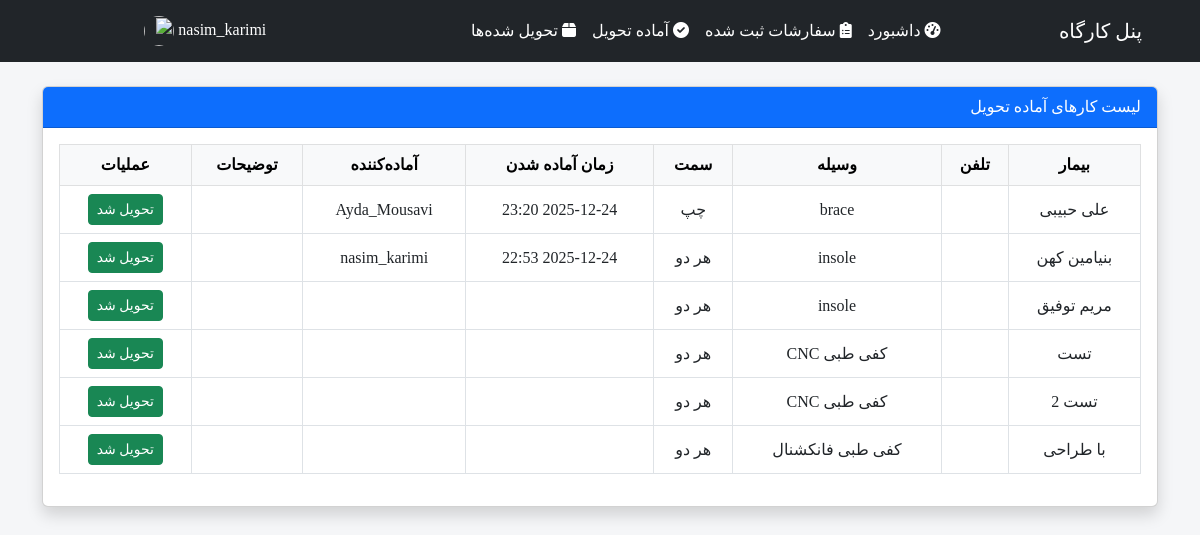
The page /reception/ready/ (signed in) on the database as committed earlier.
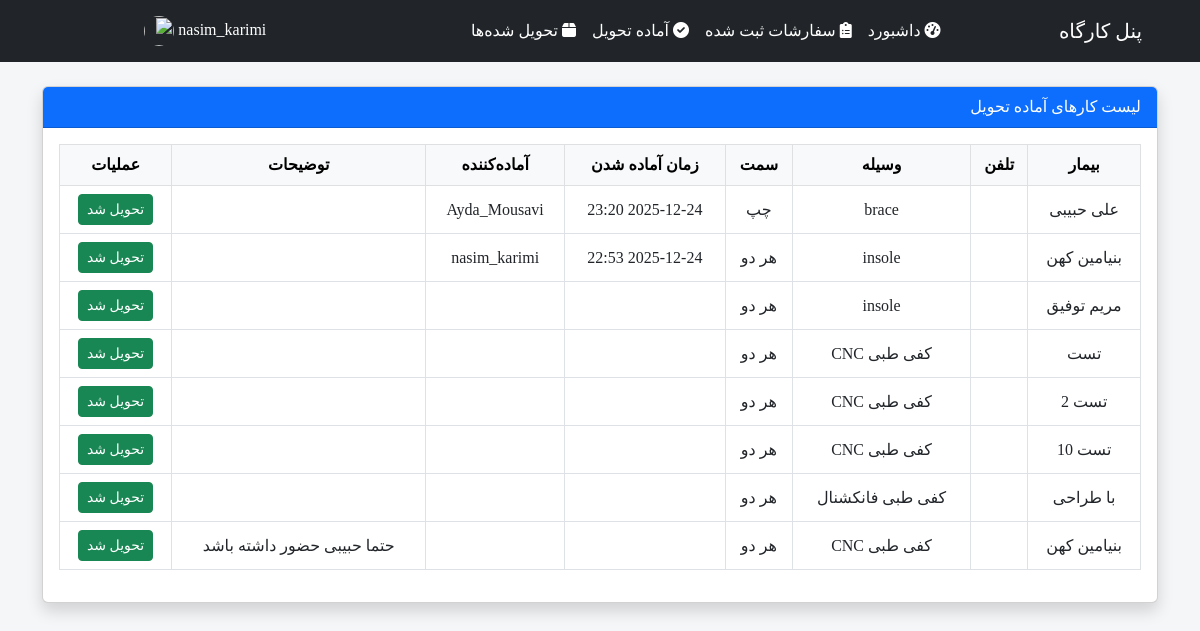
The same page on the database as committed later.
### WorkShop/models.py (models this page shows, shortened)
class Order(models.Model):
    DEVICE_CHOICES = [
        ('CNC insole', 'کفی طبی CNC'),
        ('Functional insole', 'کفی طبی فانکشنال'),
        ('Pu insole', 'کفی طبی Pu'),
        ('SandalA', 'صندل آرامو'),
        ('SandalB', 'صندل بیات'),
        ('SandalO', 'صندل ارسی'),
    ]
    SIDE_CHOICES = [
        ('both', 'هر دو'),
        ('right', 'راست'),
        ('left', 'چپ'),
    ]
    PRIORITY_CHOICES = [
        ('normal', 'عادی'),
        ('urgent', 'اورژانسی'),
    ]
    STATUS_CHOICES = [
        ('registered', 'ثبت شده'),
        ("ordered", "سفارش داده شده"),
        ('received', 'دریافت شده از تأمین‌کننده'),
        ('in_progress', 'در حال ساخت'),
        ('ready', 'آماده تحویل'),
        ('canceled', 'لغو شده'),
        ('delivered', 'تحویل داده شده'),
    ]
    SEND_TO_CHOICES = [
        ('workshop', 'کارگاه'),
        ('examiner', 'اتاق معاینه'),
    ]
    created_by = models.ForeignKey(
        User,
        on_delete=models.SET_NULL,
        null=True,
        blank=True,
        related_name='created_orders',
        verbose_name='ثبت‌کننده'
    )
    ready_by = models.ForeignKey(
        User,
        on_delete=models.SET_NULL,
        null=True,
        blank=True,
        related_name='ready_orders',
        verbose_name='آماده‌کننده'
    )
    case_number = models.CharField(
        max_length=50, blank=True, null=True, verbose_name='شماره پرونده')
    patient_name = models.CharField(max_length=100, verbose_name='نام بیمار')
    device_type = models.CharField(
        max_length=20,
        choices=DEVICE_CHOICES,
        verbose_name='نوع ارتوز'
    )
    side = models.CharField(
        max_length=10,
        choices=SIDE_CHOICES,
        verbose_name='اندام مورد نظر'
    )
    technical_notes = models.CharField(
        blank=False, verbose_name='خلاصه پرونده', editable=True,)
    designes = models.CharField(
        blank=False, verbose_name='طراحی‌ها', default='', editable=True, )
    different_designs = models.BooleanField(
        default=False, verbose_name="آیا دو پا متفاوت هستند؟")
    different_technical_notes = models.BooleanField(
        default=False,
        verbose_name="آیا خلاصه پرونده برای پای چپ و راست متفاوت است؟"
    )
    designes_left = models.TextField(blank=True, null=True)
    designes_right = models.TextField(blank=True, null=True)
    technical_notes_left = models.TextField(blank=True, null=True)
    technical_notes_right = models.TextField(blank=True, null=True)
    priority = models.CharField(
        max_length=10,
        choices=PRIORITY_CHOICES,
        default='normal',
        verbose_name='اولویت'
    )
    send_to = models.CharField(
        max_length=60,
        choices=SEND_TO_CHOICES,
        default='workshop',
        verbose_name='ارسال به'
    )
    status = models.CharField(
        max_length=20, choices=STATUS_CHOICES, default='registered', verbose_name='وضعیت')
    delivered_at = models.DateTimeField(null=True, blank=True)
    delivered_by = models.ForeignKey(
        User,
        null=True,
        blank=True,
        on_delete=models.SET_NULL,
        related_name='delivered_orders'
    )
    workshop_notes = models.TextField(blank=True)
    created_at = models.DateTimeField(auto_now_add=True)
    ready_at = models.DateTimeField(null=True, blank=True)

### WorkShop/decorators.py (the view)
        def wrapper(request, *args, **kwargs):
            if not request.user.is_authenticated:
                return redirect('login')
            if request.user.groups.filter(name=group_name).exists():
                return view_func(request, *args, **kwargs)
            return redirect('login')

### WorkShop/views.py (called while the page is built)
@group_required('Reception')
def reception_ready_orders(request):
    orders = Order.objects.filter(status='ready').order_by('-ready_at')
    return render(request, 'workshop/reception_ready.html', {
        'orders': orders
    })

### WorkShop/templates/workshop/reception_ready.html (shortened to what this page needs)
{% extends 'workshop/base.html' %}
{% block content %}
<div class="card shadow">
    <div class="card-header bg-primary text-white">
        لیست کارهای آماده تحویل
    </div>
    <div class="card-body">
        <table class="table table-bordered table-hover text-center align-middle">
            <thead class="table-light">
                <tr>
                    <th>بیمار</th>
                    <th>تلفن</th>
                    <th>وسیله</th>
                    <th>سمت</th>
                    <th>زمان آماده شدن</th>
                    <th>آماده‌کننده</th>
                    <th>توضیحات</th>
                    <th>عملیات</th>
                </tr>
            </thead>
            <tbody>
                {% for order in orders %}
                <tr class="status-{{ order.status }}">
                    <td>{{ order.patient_name }}</td>
                    <td>{{ order.phone }}</td>
                    <td>{{ order.get_device_type_display }}</td>
                    <td>{{ order.get_side_display }}</td>
                    <td>{{ order.ready_at|date:"Y-m-d H:i" }}</td>
                    <td>{{ order.ready_by.username }}</td>
                    <td>{{ order.workshop_notes }}</td>
                    <td>
                        <form method="post" action="{% url 'deliver-order' order.id %}">
                            <button class="btn btn-success btn-sm"
                                onclick="return confirm('آیا تحویل به بیمار انجام شد؟');">
                                تحویل شد
                            </button>
                        </form>
                    </td>
                </tr>
                {% empty %}
                <tr>
                    <td colspan="8">کاری آماده نیست</td>
                </tr>
                {% endfor %}
            </tbody>
        </table>
    </div>
</div>
{% endblock %}

Rows that differ between the two databases and show on the page:
now on this page (row edited): Order: patient_name "تست 10", device_type "کفی طبی CNC", side "هر دو"
added Order: patient_name "بنیامین کهن", device_type "کفی طبی CNC", side "هر دو", workshop_notes "حتما حبیبی حضور داشته باشد"
